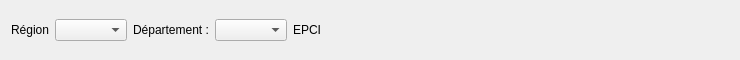
<?xml version="1.0" encoding="UTF-8"?>
<ui version="4.0">
    <class>Form</class>
    <widget class="QWidget" name="Form">
        <property name="geometry">
            <rect>
                <x>0</x>
                <y>0</y>
                <width>740</width>
                <height>60</height>
            </rect>
        </property>
        <property name="windowTitle">
            <string>Form</string>
        </property>
        <property name="sizePolicy">
            <sizepolicy hsizetype="Maximum" vsizetype="Fixed">
                <horstretch>0</horstretch>
                <verstretch>0</verstretch>
            </sizepolicy>
        </property>
        <layout class="QGridLayout" name="gridLayout_2">
            <item row="1" column="0">
                <layout class="QHBoxLayout" name="horizontalLayout">
                    <property name="leftMargin">
                        <number>0</number>
                    </property>
                    <property name="topMargin">
                        <number>0</number>
                    </property>
                    <property name="rightMargin">
                        <number>0</number>
                    </property>
                    <item>
                        <layout class="QHBoxLayout" name="horizontalLayout_region">
                            <property name="leftMargin">
                                <number>0</number>
                            </property>
                            <property name="rightMargin">
                                <number>0</number>
                            </property>
                            <item>
                                <widget class="QLabel" name="label_region">
                                    <property name="text">
                                        <string>Région</string>
                                    </property>
                                </widget>
                            </item>
                            <item>
                                <widget class="QComboBox" name="comboBox_region">
                                    <property name="sizePolicy">
                                        <sizepolicy hsizetype="Preferred" vsizetype="Fixed">
                                            <horstretch>0</horstretch>
                                            <verstretch>0</verstretch>
                                        </sizepolicy>
                                    </property>
                                    <property name="maximumSize">
                                        <size>
                                            <width>220</width>
                                            <height>16777215</height>
                                        </size>
                                    </property>
                                </widget>
                            </item>
                        </layout>
                    </item>
                    <item>
                        <layout class="QHBoxLayout" name="horizontalLayout_departement">
                            <property name="leftMargin">
                                <number>0</number>
                            </property>
                            <property name="rightMargin">
                                <number>0</number>
                            </property>
                            <item>
                                <widget class="QLabel" name="label_departement">
                                    <property name="text">
                                        <string>Département :</string>
                                    </property>
                                </widget>
                            </item>
                            <item>
                                <widget class="QComboBox" name="comboBox_departement">
                                    <property name="sizePolicy">
                                        <sizepolicy hsizetype="Preferred" vsizetype="Fixed">
                                            <horstretch>0</horstretch>
                                            <verstretch>0</verstretch>
                                        </sizepolicy>
                                    </property>
                                    <property name="maximumSize">
                                        <size>
                                            <width>220</width>
                                            <height>16777215</height>
                                        </size>
                                    </property>
                                </widget>
                            </item>
                        </layout>
                    </item>
                    <item>
                        <layout class="QHBoxLayout" name="horizontalLayout_epci">
                            <property name="leftMargin">
                                <number>0</number>
                            </property>
                            <property name="rightMargin">
                                <number>0</number>
                            </property>
                            <item>
                                <widget class="QLabel" name="label_epci">
                                    <property name="text">
                                        <string>EPCI</string>
                                    </property>
                                </widget>
                            </item>
                            <item>
                                <widget class="QWidget" name="widget_epci_placeholder" native="true">
                                    <property name="sizePolicy">
                                        <sizepolicy hsizetype="Preferred" vsizetype="Fixed">
                                            <horstretch>0</horstretch>
                                            <verstretch>0</verstretch>
                                        </sizepolicy>
                                    </property>
                                    <property name="maximumSize">
                                        <size>
                                            <width>280</width>
                                            <height>16777215</height>
                                        </size>
                                    </property>
                                    <layout class="QHBoxLayout" name="horizontalLayout_epci_combobox">
                                        <property name="leftMargin">
                                            <number>0</number>
                                        </property>
                                        <property name="topMargin">
                                            <number>0</number>
                                        </property>
                                        <property name="rightMargin">
                                            <number>0</number>
                                        </property>
                                        <property name="bottomMargin">
                                            <number>0</number>
                                        </property>
                                    </layout>
                                </widget>
                            </item>
                        </layout>
                    </item>
                    <item>
                        <spacer name="horizontalSpacer">
                            <property name="orientation">
                                <enum>Qt::Horizontal</enum>
                            </property>
                            <property name="sizeHint" stdset="0">
                                <size>
                                    <width>40</width>
                                    <height>20</height>
                                </size>
                            </property>
                        </spacer>
                    </item>
                </layout>
            </item>
        </layout>
    </widget>
    <resources/>
    <connections/>
</ui>
